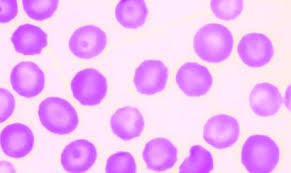
%> input picture kolokwium2/MPOC_LAB10/images_01.jpg, 291 x 173 px
$ octave zad3.m   (GNU Octave 9; MATLAB toolbox functions it lacks are replaced by stand-ins)
%> lines starting %> are read from the running program, lines starting %| are printed output that depends on the picture; in (x1, y1, x2, y2) boxes, pixels count from 0 and x2, y2 are one past the last pixel; in counts of white or black regions, pixels touching at a corner belong together; the program's own positions count from 1
pkg load image;
image_path = 'images_01.jpg';
I = imread(image_path);
%> I is the input picture: size 173x291x3 uint8; mean R, G, B 242.1, 190.1, 248.6
if size(I, 3) == 3
    I = rgb2gray(I);
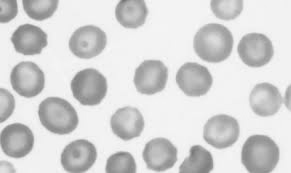
%> I: size 173x291 uint8; min 115, max 250, mean 212.3
end
threshold = graythresh(I);
%> threshold = 0.8
BW = im2bw(I, threshold);
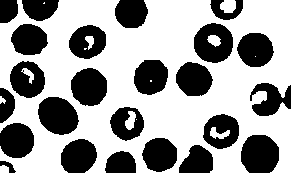
%> BW: size 173x291 logical; 61.7% white; 24 black regions, largest, box (x1, y1, x2, y2) and area: (241, 135, 279, 173) 1214, (38, 97, 79, 135) 1181, (194, 23, 233, 63) 1123
BW = ~BW;
[L, num] = bwlabel(BW, 8);
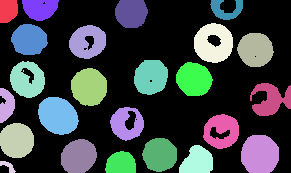
%> L: size 173x291 double; 25 distinct labels, from 0 to 24; one colour per label, 0 black
%> num = 24
for i = 1:num
    [rows, cols] = find(L == i);
    if any(rows == 1) || any(rows == size(BW, 1)) || any(cols == 1) || any(cols == size(BW, 2))
        L(L == i) = 0;
    end
end
%> this loop made 24 passes
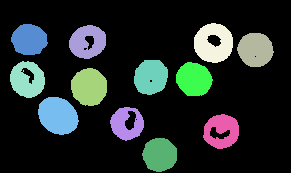
%> L: size 173x291 double; 13 distinct labels, from 0 to 22; one colour per label, 0 black
BW_cleaned = L > 0;
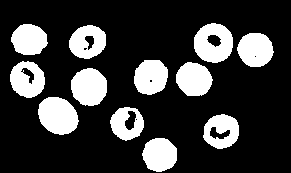
%> BW_cleaned: size 173x291 logical; 22.8% white; 12 white regions, largest, box (x1, y1, x2, y2) and area: (38, 97, 79, 135) 1181, (194, 23, 233, 63) 1123, (71, 68, 107, 106) 1076
BW_final = ~BW_cleaned;
figure;
subplot(1, 3, 1); imshow(BW); title('Oryginalny Obraz Binarny');
subplot(1, 3, 2); imshow(L > 0); title('Po Usunięciu Obiektów na Brzegach');
subplot(1, 3, 3); imshow(BW_final); title('Finalny Obraz');

$ run again, with kolokwium2/MPOC_LAB10/images_04.jpg copied over kolokwium2/MPOC_LAB10/images_01.jpg
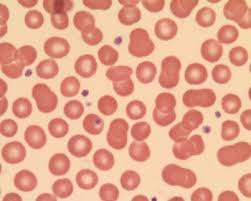
%> input picture kolokwium2/MPOC_LAB10/images_04.jpg, 251 x 201 px
%> I is the input picture: size 201x251x3 uint8; mean R, G, B 229.5, 167.2, 141.5
%> I: size 201x251 uint8
%> threshold = 0.71
%> num = 70
%> the loop `for i = 1:num` made 70 passes
%> (rows, cols) on passes 5 to 6: ([165; 166; 167; 168; 169; 170; 171; 172; 173; 167; 168], [1; 1; 1; 1; 1; 1; 1; 1; 1; 2; 2]), (193, 1)
%> after the loop `for i = 1:num`:
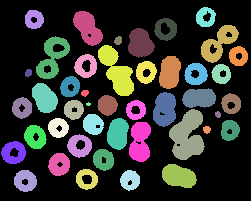
%> L: size 201x251 double; 45 distinct labels, from 0 to 66; one colour per label, 0 black
%> `BW_cleaned = L > 0;`:
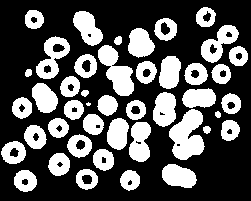
%> BW_cleaned: size 201x251 logical; 33.9% white; 44 white regions (1 under 20 px), largest, box (x1, y1, x2, y2) and area: (169, 109, 205, 160) 1177, (98, 45, 134, 96) 955, (36, 36, 70, 79) 704

$ run again, with kolokwium2/MPOC_LAB10/images_2.jpg copied over kolokwium2/MPOC_LAB10/images_01.jpg
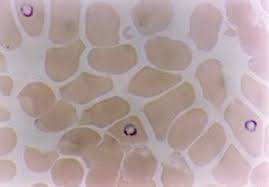
%> input picture kolokwium2/MPOC_LAB10/images_2.jpg, 269 x 187 px
%> I is the input picture: size 187x269x3 uint8; mean R, G, B 180.1, 161.2, 161.3
%> I: size 187x269 uint8
%> threshold = 0.663
%> `[L, num] = bwlabel(BW, 8);`:
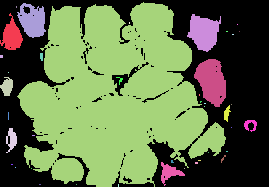
%> L: size 187x269 double; 42 distinct labels, from 0 to 41; one colour per label, 0 black
%> num = 41
%> the loop `for i = 1:num` made 41 passes
%> (rows, cols) on passes 2, 5, 6, 7, 8, 9: ([56; 57; 58; 56; 57; 58; 56; 57; 58], [1; 1; 1; 2; 2; 2; 3; 3; 3]), (73, 9), ([113; 114; 115; 116; 117; 118; 119; 120], [9; 9; 9; 9; 9; 9; 9; 9]), ([165; 165], [12; 13]), (168, 16), ([7; 8], [17; 17])
%> `BW_cleaned = L > 0;`:
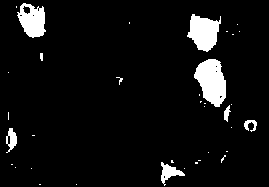
%> BW_cleaned: size 187x269 logical; 6.4% white; 36 white regions (28 under 20 px), largest, box (x1, y1, x2, y2) and area: (194, 59, 226, 107) 1043, (187, 14, 221, 52) 831, (17, 3, 46, 38) 677

$ run again, with kolokwium2/MPOC_LAB10/images_3.jpg copied over kolokwium2/MPOC_LAB10/images_01.jpg
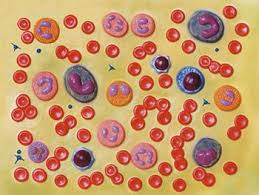
%> input picture kolokwium2/MPOC_LAB10/images_3.jpg, 259 x 195 px
%> I is the input picture: size 195x259x3 uint8; mean R, G, B 200.9, 153.1, 106.6
%> I: size 195x259 uint8
%> threshold = 0.576
%> `BW = im2bw(I, threshold);`:
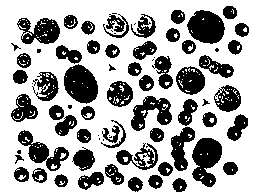
%> BW: size 195x259 logical; 67.5% white; 74 black regions (16 under 20 px), largest, box (x1, y1, x2, y2) and area: (64, 64, 98, 104) 982, (192, 138, 222, 187) 981, (187, 10, 225, 44) 945
%> `[L, num] = bwlabel(BW, 8);`:
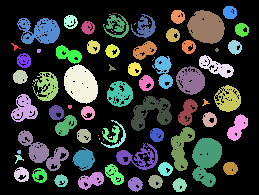
%> L: size 195x259 double; 75 distinct labels, from 0 to 74; one colour per label, 0 black
%> num = 74
%> the loop `for i = 1:num` made 74 passes
%> (rows, cols) on passes 10, 13, 27: (84, 33), ([50; 51; 52; 53; 50; 51; 52; 53; 50; 51; 52; 53; 50; 51; 52], [38; 38; 38; 38; 39; 39; 39; 39; 40; 40; 40; 40; 41; 41; 41]), (136, 99)
